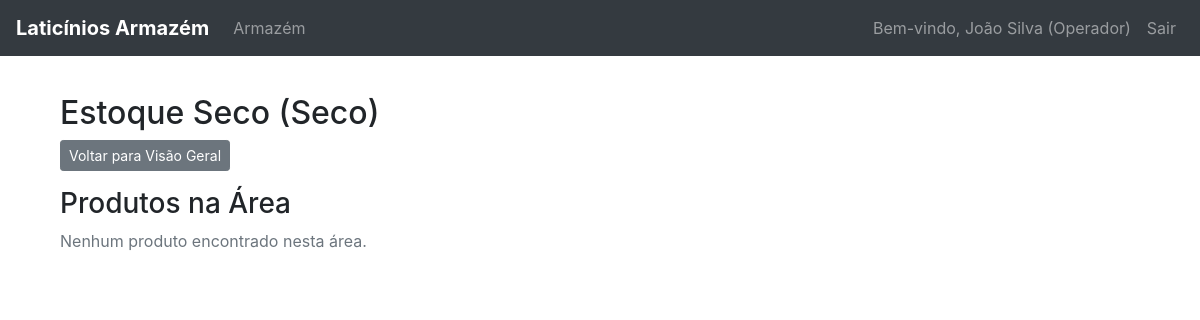
Screenshot of /armazem/C3 (signed in) with the database file from the repository.
### tables this page shows
CREATE TABLE usuarios (
    username TEXT PRIMARY KEY,
    senha TEXT NOT NULL,
    funcao TEXT NOT NULL CHECK (funcao IN ('gerente', 'operador')),
    nome TEXT NOT NULL
);

CREATE TABLE areas_armazem (
    id_area TEXT PRIMARY KEY,
    nome TEXT NOT NULL,
    tipo_armazenamento TEXT NOT NULL CHECK (tipo_armazenamento IN ('refrigerado', 'congelado', 'seco'))
);

### app.py (the view)
@app.route('/armazem/<id_area>')
@login_necessario(permissao_requerida='detalhes_area') # Exige login e permissão
def detalhes_da_area(id_area):
    area = AreaArmazem.buscar_por_id(id_area)
    if not area:
        flash(f"Área com ID '{id_area}' não encontrada.", "danger")
        return redirect(url_for('pagina_inicial_armazem'))
    produtos_na_area = sorted(area.listar_produtos(), key=lambda p: p.data_validade)
    app.logger.debug(f"Produtos na área {id_area}: {[p.to_dict() for p in produtos_na_area]}")
    conn = get_db_connection()
    cursor = conn.cursor()
    cursor.execute('SELECT id_produto, nome FROM produtos_catalogo')
    produtos_catalogo = {row['id_produto']: {'nome': row['nome']} for row in cursor.fetchall()}
    conn.close()
    return render_template('area_detalhes.html',
                         area=area,
                         produtos=produtos_na_area,
                         produtos_catalogo=produtos_catalogo,
                         data_hoje=date.today() # Passa a data atual para o template
                        )

### app.py (called while the page is built)
@app.context_processor
def injetar_dados_globais():
    user_info = None
    if 'username' in session:
        user_info = {
            'username': session.get('username'),
            'funcao': session.get('user_funcao'),
            'nome': session.get('user_nome')
        }
    return dict(usuario_logado=user_info, data_hoje_global=date.today())

### models.py (called while the page is built)
def get_db_connection() -> sqlite3.Connection:
    conn = sqlite3.connect(DATABASE_PATH)
    conn.row_factory = sqlite3.Row  # Permite acessar colunas por nome
    return conn

    @staticmethod
    def verificar_senha(username: str, senha: str) -> Optional['Usuario']:
        conn = get_db_connection()
        cursor = conn.cursor()
        cursor.execute('SELECT * FROM usuarios WHERE username = ? AND senha = ?', (username, senha))
        user_data = cursor.fetchone()
        conn.close()
        if user_data:
            return Usuario(user_data['username'], user_data['funcao'], user_data['nome'])
        return None

    def tem_permissao(self, permissao: str) -> bool:
        permissoes_por_funcao = {
            'gerente': ['visualizar_armazem', 'detalhes_area', 'gerente', 'registrar_venda'],
            'operador': ['visualizar_armazem', 'detalhes_area', 'registrar_venda']
        }
        return permissao in permissoes_por_funcao.get(self.funcao, [])

    @staticmethod
    def buscar_por_id(id_area: str) -> Optional['AreaArmazem']:
        conn = get_db_connection()
        cursor = conn.cursor()
        cursor.execute('SELECT * FROM areas_armazem WHERE id_area = ?', (id_area,))
        area_data = cursor.fetchone()
        conn.close()
        if area_data:
            return AreaArmazem(area_data['id_area'], area_data['nome'], area_data['tipo_armazenamento'])
        return None

    def listar_produtos(self) -> List[ProdutoLacteo]:
        conn = get_db_connection()
        cursor = conn.cursor()
        cursor.execute('''
            SELECT id_catalogo_produto, nome, quantidade, data_validade, lote
            FROM produtos_areas
            WHERE id_area = ?
            ORDER BY data_validade ASC  -- Ordena por data de validade, mais próximos primeiro
        ''', (self.id_area,))
        produtos_data = cursor.fetchall()
        conn.close()
        return [ProdutoLacteo(row['id_catalogo_produto'], row['nome'], row['quantidade'],
                                  row['data_validade'], row['lote']) for row in produtos_data]

### templates/area_detalhes.html (shortened to what this page needs)
{% extends 'base.html' %}
{% block content %}
<div class="container mt-4">
    <h2>{{ area.nome }} ({{ area.tipo_armazenamento | capitalize }})</h2>
    <p><a href="{{ url_for('pagina_inicial_armazem') }}" class="btn btn-secondary btn-sm">Voltar para Visão Geral</a></p>
    <h3>Produtos na Área</h3>
    {% if produtos %}
        <table class="table table-striped table-hover">
            <thead class="thead-light">
                <tr>
                    <th>Nome do Produto</th>
                    <th>Lote</th>
                    <th>Quantidade</th>
                    <th>Data de Validade</th>
                    <th>Status</th>
                    <th>Ações</th>
                </tr>
            </thead>
            <tbody>
                {% for produto in produtos %}
                    <tr>
                        <td>{{ produto.nome }}</td>
                        <td>{{ produto.lote }}</td>
                        <td>{{ produto.quantidade }}</td>
                        <td>
                            {{ (produto.data_validade | to_date).strftime('%d/%m/%Y') if produto.data_validade else 'Não informada' }}
                        </td>
                        <td>
                            {% if produto.data_validade %}
                                {% set dias_para_vencer = (produto.data_validade | to_date - data_hoje).days %}
                                {% if dias_para_vencer < 0 %}
                                    <span class="badge badge-danger">Vencido</span>
                                {% elif dias_para_vencer <= 7 %}
                                    <span class="badge badge-warning">Próximo Venc. ({{ dias_para_vencer }} dia{{ 's' if dias_para_vencer != 1 }})</span>
                                {% else %}
                                    <span class="badge badge-success">OK</span>
                                {% endif %}
                            {% else %}
                                <span class="badge badge-secondary">Sem validade</span>
                            {% endif %}
                        </td>
                        <td>
                            {% if usuario_logado and usuario_logado.funcao in ['operador', 'gerente'] %}
                                <button class="btn btn-primary btn-sm"
                                        data-toggle="modal"
                                        data-target="#vendaModal"
                                        data-produto-id="{{ produto.id_catalogo_produto }}"
                                        data-produto-nome="{{ produto.nome }}"
                                        data-lote="{{ produto.lote }}"
                                        data-quantidade-disponivel="{{ produto.quantidade }}"
                                        onclick="preencherModalVenda(this)">
                                    Vender
                                </button>
                            {% endif %}
                        </td>
                    </tr>
                {% endfor %}
            </tbody>
        </table>
    {% else %}
        <p class="text-muted">Nenhum produto encontrado nesta área.</p>
    {% endif %}
</div>
{% endblock %}

### templates/base.html (shortened to what this page needs)
<!DOCTYPE html>
<html lang="pt-BR">
<head>
  <link rel="stylesheet" href="https://stackpath.bootstrapcdn.com/bootstrap/4.5.2/css/bootstrap.min.css">
</head>
<body>
  <nav class="navbar navbar-expand-lg navbar-dark bg-dark fixed-top">
    <a class="navbar-brand" href="{{ url_for('pagina_inicial_armazem') }}">Laticínios Armazém</a>
    <div class="collapse navbar-collapse" id="navbarNav">
      <ul class="navbar-nav mr-auto">
        <li class="nav-item">
          <a class="nav-link" href="{{ url_for('pagina_inicial_armazem') }}">Armazém</a>
        </li>
      </ul>
      <ul class="navbar-nav">
        {% if usuario_logado %}
          <li class="nav-item">
            <span class="nav-link">Bem-vindo, {{ usuario_logado.nome }} ({{ usuario_logado.funcao | capitalize }})</span>
          </li>
          <li class="nav-item">
            <a class="nav-link" href="{{ url_for('logout') }}">Sair</a>
          </li>
        {% else %}
          <li class="nav-item">
            <a class="nav-link" href="{{ url_for('login') }}">Login</a>
          </li>
        {% endif %}
      </ul>
    </div>
  </nav>
  <div class="container">
    {% block content %}
    {% endblock %}
  </div>
</body>
</html>

### templates/base.html (style rules this page uses)
body { padding-top: 70px; }
.navbar-brand { font-weight: bold; }

### rows the page displays
usuarios: nome "João Silva", funcao "Operador"
areas_armazem: nome "Estoque Seco", tipo_armazenamento "Seco"
